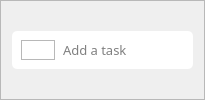
            <widget class="QFrame" name="add_task_frame_7">
             <property name="sizePolicy">
              <sizepolicy hsizetype="Preferred" vsizetype="Expanding">
               <horstretch>0</horstretch>
               <verstretch>0</verstretch>
              </sizepolicy>
             </property>
             <property name="frameShape">
              <enum>QFrame::StyledPanel</enum>
             </property>
             <property name="frameShadow">
              <enum>QFrame::Raised</enum>
             </property>
             <layout class="QVBoxLayout" name="verticalLayout_31">
              <item>
               <widget class="QFrame" name="add_task_frame_8">
                <property name="sizePolicy">
                 <sizepolicy hsizetype="Preferred" vsizetype="Fixed">
                  <horstretch>0</horstretch>
                  <verstretch>0</verstretch>
                 </sizepolicy>
                </property>
                <property name="styleSheet">
                 <string notr="true">QFrame #add_task_frame_8 {
     /* Solid black border */
    border-radius: 5px;      /* Rounded corners */
	background-color: white
}</string>
                </property>
                <property name="frameShape">
                 <enum>QFrame::StyledPanel</enum>
                </property>
                <property name="frameShadow">
                 <enum>QFrame::Raised</enum>
                </property>
                <layout class="QHBoxLayout" name="horizontalLayout_63">
                 <property name="bottomMargin">
                  <number>9</number>
                 </property>
                 <item alignment="Qt::AlignLeft">
                  <widget class="QFrame" name="add_button_frame_4">
                   <property name="frameShape">
                    <enum>QFrame::StyledPanel</enum>
                   </property>
                   <property name="frameShadow">
                    <enum>QFrame::Raised</enum>
                   </property>
                   <layout class="QHBoxLayout" name="horizontalLayout_64">
                    <property name="spacing">
                     <number>0</number>
                    </property>
                    <property name="leftMargin">
                     <number>0</number>
                    </property>
                    <property name="topMargin">
                     <number>0</number>
                    </property>
                    <property name="rightMargin">
                     <number>0</number>
                    </property>
                    <property name="bottomMargin">
                     <number>0</number>
                    </property>
                    <item>
                     <widget class="QPushButton" name="add_task_button">
                      <property name="styleSheet">
                       <string notr="true">border:none</string>
                      </property>
                      <property name="text">
                       <string/>
                      </property>
                      <property name="icon">
                       <iconset resource="../resources/icon.qrc">
                        <normaloff>:/icon/icons/add.png</normaloff>:/icon/icons/add.png</iconset>
                      </property>
                     </widget>
                    </item>
                   </layout>
                  </widget>
                 </item>
                 <item>
                  <widget class="QLineEdit" name="task_input_4">
                   <property name="font">
                    <font>
                     <family>Microsoft JhengHei</family>
                     <pointsize>10</pointsize>
                    </font>
                   </property>
                   <property name="styleSheet">
                    <string notr="true">border: none</string>
                   </property>
                   <property name="placeholderText">
                    <string>Add a task</string>
                   </property>
                  </widget>
                 </item>
                </layout>
               </widget>
              </item>
             </layout>
            </widget>
